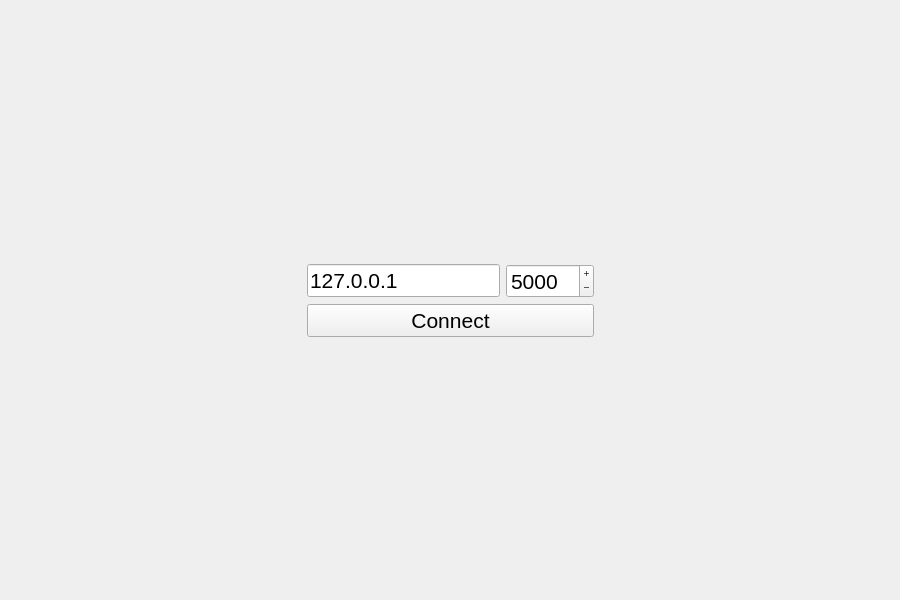
<?xml version="1.0" encoding="UTF-8"?>
<ui version="4.0">
 <class>ConnectWidget</class>
 <widget class="QWidget" name="ConnectWidget">
  <property name="geometry">
   <rect>
    <x>0</x>
    <y>0</y>
    <width>900</width>
    <height>600</height>
   </rect>
  </property>
  <property name="windowTitle">
   <string>Hangman</string>
  </property>
  <layout class="QGridLayout" name="gridLayout">
   <item row="0" column="1">
    <spacer name="verticalSpacer">
     <property name="orientation">
      <enum>Qt::Vertical</enum>
     </property>
     <property name="sizeHint" stdset="0">
      <size>
       <width>20</width>
       <height>40</height>
      </size>
     </property>
    </spacer>
   </item>
   <item row="1" column="0">
    <spacer name="horizontalSpacer_2">
     <property name="orientation">
      <enum>Qt::Horizontal</enum>
     </property>
     <property name="sizeHint" stdset="0">
      <size>
       <width>40</width>
       <height>20</height>
      </size>
     </property>
    </spacer>
   </item>
   <item row="1" column="1">
    <layout class="QVBoxLayout" name="verticalLayout">
     <item>
      <layout class="QHBoxLayout" name="horizontalLayout">
       <item>
        <widget class="QLineEdit" name="hostLineEdit">
         <property name="sizePolicy">
          <sizepolicy hsizetype="Minimum" vsizetype="Fixed">
           <horstretch>0</horstretch>
           <verstretch>0</verstretch>
          </sizepolicy>
         </property>
         <property name="font">
          <font>
           <pointsize>16</pointsize>
          </font>
         </property>
         <property name="text">
          <string>127.0.0.1</string>
         </property>
        </widget>
       </item>
       <item>
        <widget class="QSpinBox" name="portSpinBox">
         <property name="font">
          <font>
           <pointsize>16</pointsize>
          </font>
         </property>
         <property name="buttonSymbols">
          <enum>QAbstractSpinBox::PlusMinus</enum>
         </property>
         <property name="minimum">
          <number>1</number>
         </property>
         <property name="maximum">
          <number>65535</number>
         </property>
         <property name="value">
          <number>5000</number>
         </property>
        </widget>
       </item>
      </layout>
     </item>
     <item>
      <widget class="QPushButton" name="connectBtn">
       <property name="font">
        <font>
         <pointsize>16</pointsize>
        </font>
       </property>
       <property name="text">
        <string>Connect</string>
       </property>
       <property name="iconSize">
        <size>
         <width>16</width>
         <height>16</height>
        </size>
       </property>
      </widget>
     </item>
    </layout>
   </item>
   <item row="1" column="2">
    <spacer name="horizontalSpacer">
     <property name="orientation">
      <enum>Qt::Horizontal</enum>
     </property>
     <property name="sizeHint" stdset="0">
      <size>
       <width>40</width>
       <height>20</height>
      </size>
     </property>
    </spacer>
   </item>
   <item row="2" column="1">
    <spacer name="verticalSpacer_2">
     <property name="orientation">
      <enum>Qt::Vertical</enum>
     </property>
     <property name="sizeHint" stdset="0">
      <size>
       <width>20</width>
       <height>40</height>
      </size>
     </property>
    </spacer>
   </item>
  </layout>
 </widget>
 <layoutdefault spacing="6" margin="11"/>
 <tabstops>
  <tabstop>portSpinBox</tabstop>
  <tabstop>hostLineEdit</tabstop>
  <tabstop>connectBtn</tabstop>
 </tabstops>
 <resources/>
 <connections/>
</ui>
